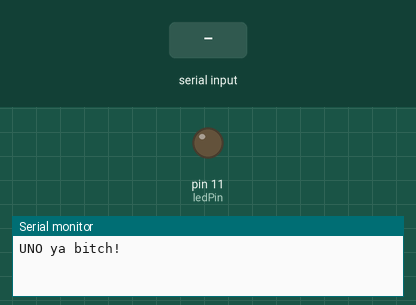
A sketch run on a simulated Arduino Uno, built with avr-gcc and run on an emulated ATmega328P. Parts: output pins drawn as LEDs (lit = HIGH), the last lines printed to the serial monitor. The test bench sets the inputs (shaded band).

Above: at 1.2 s.
1.3 s: "90,45\n" received over Serial
At 2.1 s:
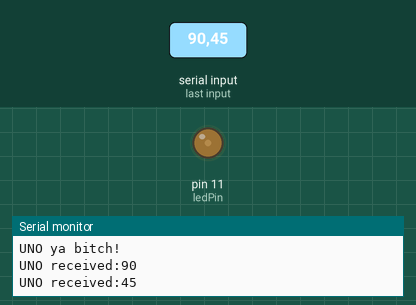
3.8 s: "30,150\n" received over Serial
At 4.5 s:
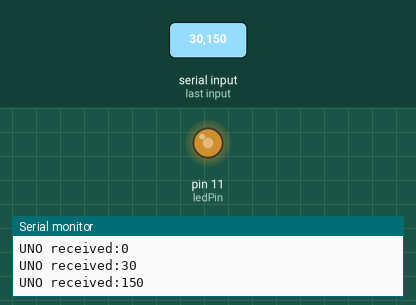
6.3 s: "200\n" received over Serial
At 7.1 s:
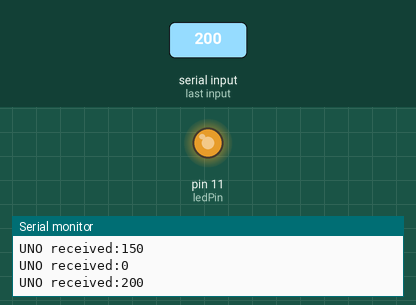
Timing chart, 0 to 9.3 s (numbered marks = the images above; inputs shaded):
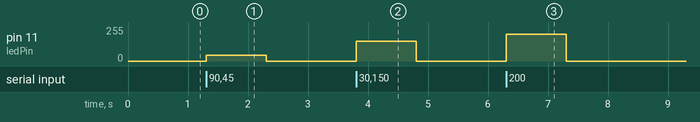

The sketch:

Serial_Communication_Basics.ino
```cpp
//int counter = 0;        //define a variable to send data to serial port
//
//void setup() {
//  Serial.begin(9600);               //initialize the serial port, set the baud rate to 9600
//  Serial.println("UNO is ready!");  // print string
//}
//void loop() {
//  // print variable counter value to serial
//  Serial.print("counter: "); //print string 'counter: '
//  Serial.println(counter);   //print the variable counter value
//  delay(500);                 //wait 500ms to avaoid cycling too fast
//  counter++;                 //increase counter by 1
//}

//char inChar;   // define a variable to store characters  received from serial port
//
//void setup() {
//  Serial.begin(9600);             // initialize serial port, set baud to 9600
//  Serial.println("UNO is ready!");// print string
//}
//
//void loop() {
//  if (Serial.available()) {       //judge whether data has been received
//    inChar = Serial.read();       //read one character
//    Serial.print("UNO received: ");//print the string
//    Serial.println(inChar);
//  }
//}

//char inChar;      // define variable to store character from serial port
//int counter = 0;  // define variable as the data sent to Serial port
//
//void setup() {
//  Serial.begin(9600);   //initialize serial prot, set baud to 9600
//  Serial.println("Uno's ready and U.O.E.N.O.!");
//}
//
//void loop() {
//  //print value of var counter to serial
//  Serial.print("counter:");
//  Serial.println(counter);
//  delay(1000);
//  counter++;
//}
//
//void serialEvent() {
//  if(Serial.available()) {    //judge whether data has been received
//    inChar = Serial.read();   //read one char and assign it to inChar var
//    Serial.print("UNO received:"); // print string
//    Serial.println(inChar);   //print received char
//  }
//}

int inInt;        //define var to store data received from serial
int counter=0;    //define a var as data being sent to serial
int ledPin=11;    //# of LED pin

void setup() {
  pinMode(ledPin, OUTPUT);        //initialize LED pin as an output
  Serial.begin(9600);             //initialize serial port, baud to 9600
  Serial.println("UNO ya bitch!");
}
void loop() {
  if(Serial.available()) {        //judge whether data has been received
    inInt=Serial.parseInt();      //read an integer
    Serial.print("UNO received:");
    Serial.println(inInt);        //print received character
    //convert the received integer into PWM duty cycle of ledPin port
    analogWrite(ledPin, constrain(inInt, 0, 255));
  }
}
```

Measured:
- after the input at 1.3 s, pin 11 (ledPin): 0/255 → 45/255 at once, → 0/255 1.0 s later
- after the input at 3.8 s, pin 11 (ledPin): 0/255 → 150/255 at once, → 0/255 1.0 s later
- after the input at 6.3 s, pin 11 (ledPin): 0/255 → 200/255 at once, → 0/255 1.0 s later
